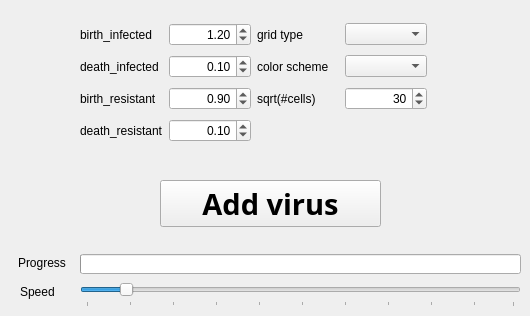
    <widget class="QWidget" name="tab">
     <attribute name="title">
      <string>Settings</string>
     </attribute>
     <widget class="QSlider" name="speed_slider">
      <property name="geometry">
       <rect>
        <x>80</x>
        <y>280</y>
        <width>441</width>
        <height>27</height>
       </rect>
      </property>
      <property name="font">
       <font>
        <pointsize>5</pointsize>
       </font>
      </property>
      <property name="minimum">
       <number>1</number>
      </property>
      <property name="maximum">
       <number>100</number>
      </property>
      <property name="singleStep">
       <number>1</number>
      </property>
      <property name="value">
       <number>10</number>
      </property>
      <property name="orientation">
       <enum>Qt::Horizontal</enum>
      </property>
      <property name="tickPosition">
       <enum>QSlider::TicksBelow</enum>
      </property>
      <property name="tickInterval">
       <number>10</number>
      </property>
     </widget>
     <widget class="QLabel" name="label_26">
      <property name="geometry">
       <rect>
        <x>18</x>
        <y>255</y>
        <width>54</width>
        <height>16</height>
       </rect>
      </property>
      <property name="text">
       <string>Progress</string>
      </property>
     </widget>
     <widget class="QProgressBar" name="progressBar">
      <property name="geometry">
       <rect>
        <x>80</x>
        <y>254</y>
        <width>441</width>
        <height>20</height>
       </rect>
      </property>
      <property name="font">
       <font>
        <pointsize>7</pointsize>
       </font>
      </property>
      <property name="value">
       <number>0</number>
      </property>
      <property name="textVisible">
       <bool>false</bool>
      </property>
     </widget>
     <widget class="QLabel" name="label_11">
      <property name="geometry">
       <rect>
        <x>20</x>
        <y>280</y>
        <width>54</width>
        <height>24</height>
       </rect>
      </property>
      <property name="text">
       <string>Speed</string>
      </property>
     </widget>
     <widget class="QPushButton" name="btn_add_virus">
      <property name="geometry">
       <rect>
        <x>160</x>
        <y>180</y>
        <width>221</width>
        <height>47</height>
       </rect>
      </property>
      <property name="font">
       <font>
        <family>Arial Black</family>
        <pointsize>22</pointsize>
        <weight>75</weight>
        <bold>true</bold>
       </font>
      </property>
      <property name="text">
       <string>Add virus</string>
      </property>
     </widget>
     <widget class="QWidget" name="layoutWidget">
      <property name="geometry">
       <rect>
        <x>80</x>
        <y>20</y>
        <width>347</width>
        <height>127</height>
       </rect>
      </property>
      <layout class="QGridLayout" name="gridLayout_3">
       <item row="0" column="0">
        <widget class="QLabel" name="label_8">
         <property name="text">
          <string>birth_infected</string>
         </property>
        </widget>
       </item>
       <item row="0" column="1">
        <widget class="QDoubleSpinBox" name="box_birth_infected">
         <property name="alignment">
          <set>Qt::AlignRight|Qt::AlignTrailing|Qt::AlignVCenter</set>
         </property>
         <property name="singleStep">
          <double>0.010000000000000</double>
         </property>
         <property name="value">
          <double>1.200000000000000</double>
         </property>
        </widget>
       </item>
       <item row="0" column="2">
        <widget class="QLabel" name="label_23">
         <property name="text">
          <string>grid type</string>
         </property>
         <property name="scaledContents">
          <bool>false</bool>
         </property>
         <property name="wordWrap">
          <bool>true</bool>
         </property>
        </widget>
       </item>
       <item row="0" column="3">
        <widget class="QComboBox" name="box_grid_type">
         <property name="currentText">
          <string notr="true"/>
         </property>
        </widget>
       </item>
       <item row="1" column="0">
        <widget class="QLabel" name="label_9">
         <property name="text">
          <string>death_infected</string>
         </property>
        </widget>
       </item>
       <item row="1" column="1">
        <widget class="QDoubleSpinBox" name="box_death_infected">
         <property name="alignment">
          <set>Qt::AlignRight|Qt::AlignTrailing|Qt::AlignVCenter</set>
         </property>
         <property name="singleStep">
          <double>0.010000000000000</double>
         </property>
         <property name="value">
          <double>0.100000000000000</double>
         </property>
        </widget>
       </item>
       <item row="1" column="2">
        <widget class="QLabel" name="label_22">
         <property name="text">
          <string>color scheme</string>
         </property>
        </widget>
       </item>
       <item row="1" column="3">
        <widget class="QComboBox" name="drpdwnbox_display">
         <property name="currentText">
          <string notr="true"/>
         </property>
        </widget>
       </item>
       <item row="2" column="0">
        <widget class="QLabel" name="label_18">
         <property name="text">
          <string>birth_resistant</string>
         </property>
        </widget>
       </item>
       <item row="2" column="1">
        <widget class="QDoubleSpinBox" name="box_birth_cancer_resistant">
         <property name="alignment">
          <set>Qt::AlignRight|Qt::AlignTrailing|Qt::AlignVCenter</set>
         </property>
         <property name="singleStep">
          <double>0.010000000000000</double>
         </property>
         <property name="value">
          <double>0.900000000000000</double>
         </property>
        </widget>
       </item>
       <item row="2" column="2">
        <widget class="QLabel" name="label_24">
         <property name="text">
          <string>sqrt(#cells)</string>
         </property>
         <property name="scaledContents">
          <bool>false</bool>
         </property>
         <property name="wordWrap">
          <bool>true</bool>
         </property>
        </widget>
       </item>
       <item row="2" column="3">
        <widget class="QDoubleSpinBox" name="box_sq_num_cells">
         <property name="alignment">
          <set>Qt::AlignRight|Qt::AlignTrailing|Qt::AlignVCenter</set>
         </property>
         <property name="decimals">
          <number>0</number>
         </property>
         <property name="maximum">
          <double>2000.000000000000000</double>
         </property>
         <property name="singleStep">
          <double>100.000000000000000</double>
         </property>
         <property name="value">
          <double>30.000000000000000</double>
         </property>
        </widget>
       </item>
       <item row="3" column="0">
        <widget class="QLabel" name="label_17">
         <property name="text">
          <string>death_resistant</string>
         </property>
        </widget>
       </item>
       <item row="3" column="1">
        <widget class="QDoubleSpinBox" name="box_death_cancer_resistant">
         <property name="alignment">
          <set>Qt::AlignRight|Qt::AlignTrailing|Qt::AlignVCenter</set>
         </property>
         <property name="singleStep">
          <double>0.010000000000000</double>
         </property>
         <property name="value">
          <double>0.100000000000000</double>
         </property>
        </widget>
       </item>
      </layout>
     </widget>
    </widget>
